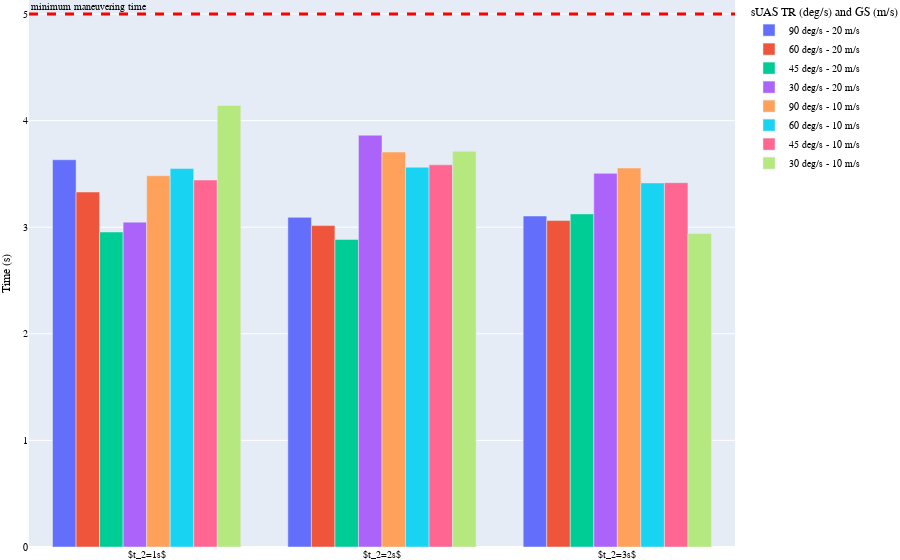

Notebook code for this chart:
### Code cell
import plotly.graph_objects as go
import itertools
t2=['$t_2=1s$', '$t_2=2s$', '$t_2=3s$']
s = [St5tr90h0_mean, St6tr90h0_mean, St7tr90h0_mean]
s1 = list(itertools.chain(*s))
p = [Stt1tr60h0_mean, Stt2tr60h0_mean, Stt3tr60h0_mean]
p1 = list(itertools.chain(*p))
q = [St6tr45h0_mean, St7tr45h0_mean, St8tr45h0_mean]
q1 = list(itertools.chain(*q))
r = [St7tr30h0_mean, St8tr30h0_mean,St9tr30h0_mean]
r1 = list(itertools.chain(*r))

k = [St5vtr90h0_mean, St6vtr90h0_mean, St7vtr90h0_mean]
k1 = list(itertools.chain(*k))
l = [Stt1vtr60h0_mean, Stt2vtr60h0_mean, Stt3vtr60h0_mean]
l1 = list(itertools.chain(*l))
m = [St6vtr45h0_mean, St7vtr45h0_mean, St8vtr45h0_mean]
m1 = list(itertools.chain(*m))

n = [[4.1425], St8vtr30h0_mean,St9vtr30h0_mean ]
n1 = list(itertools.chain(*n))





fig = go.Figure(data=[
    go.Bar(name='90 deg/s - 20 m/s', x=t2, y=s1),
    go.Bar(name='60 deg/s - 20 m/s', x=t2, y=p1),
    go.Bar(name='45 deg/s - 20 m/s', x=t2, y=q1),
    go.Bar(name='30 deg/s - 20 m/s', x=t2, y=r1),
    go.Bar(name='90 deg/s - 10 m/s', x=t2, y=k1),
    go.Bar(name='60 deg/s - 10 m/s', x=t2, y=l1),
    go.Bar(name='45 deg/s - 10 m/s', x=t2, y=m1),
    go.Bar(name='30 deg/s - 10 m/s', x=t2, y=n1)
])
# Change the bar mode
fig.update_layout(barmode='group',margin=go.layout.Margin(
        l=0, #left margin
        r=0, #right margin
        b=0, #bottom margin
        t=0  #top margin
    ),
    #title="Average time of LoWC-WCR ", title_x=0.45, 
    #xaxis_title="Time (s)",
    yaxis_title="Time (s)",
    legend_title="sUAS TR (deg/s) and GS (m/s)",
    font=dict(
        family="Helvetica",
        size=10,
        color="Black"
    )
)
fig.add_hline(y=5, line_width=3, line_dash="dash", line_color="red", annotation_text="minimum maneuvering time", 
              annotation_position="top left")
fig.write_image("images/NotWC.pdf")
fig.show()

### Figure 1 — Plotly figure (JSON) as saved in the notebook; plotly's stock layout.template omitted (floating-point values rounded to 4 significant figures)
{"data": [{"name": "90 deg/s - 20 m/s", "type": "bar", "x": ["$t_2=1s$", "$t_2=2s$", "$t_2=3s$"], "y": [3.632, 3.092, 3.105]}, {"name": "60 deg/s - 20 m/s", "type": "bar", "x": ["$t_2=1s$", "$t_2=2s$", "$t_2=3s$"], "y": [3.33, 3.015, 3.062]}, {"name": "45 deg/s - 20 m/s", "type": "bar", "x": ["$t_2=1s$", "$t_2=2s$", "$t_2=3s$"], "y": [2.955, 2.885, 3.125]}, {"name": "30 deg/s - 20 m/s", "type": "bar", "x": ["$t_2=1s$", "$t_2=2s$", "$t_2=3s$"], "y": [3.047, 3.862, 3.505]}, {"name": "90 deg/s - 10 m/s", "type": "bar", "x": ["$t_2=1s$", "$t_2=2s$", "$t_2=3s$"], "y": [3.482, 3.705, 3.555]}, {"name": "60 deg/s - 10 m/s", "type": "bar", "x": ["$t_2=1s$", "$t_2=2s$", "$t_2=3s$"], "y": [3.55, 3.562, 3.415]}, {"name": "45 deg/s - 10 m/s", "type": "bar", "x": ["$t_2=1s$", "$t_2=2s$", "$t_2=3s$"], "y": [3.442, 3.585, 3.417]}, {"name": "30 deg/s - 10 m/s", "type": "bar", "x": ["$t_2=1s$", "$t_2=2s$", "$t_2=3s$"], "y": [4.143, 3.712, 2.94]}], "layout": {"annotations": [{"showarrow": false, "text": "minimum maneuvering time", "x": 0, "xanchor": "left", "xref": "x domain", "y": 5, "yanchor": "bottom", "yref": "y"}], "autosize": true, "barmode": "group", "font": {"color": "Black", "family": "Helvetica", "size": 10}, "legend": {"title": {"text": "sUAS TR (deg/s) and GS (m/s)"}}, "margin": {"b": 0, "l": 0, "r": 0, "t": 0}, "shapes": [{"line": {"color": "red", "dash": "dash", "width": 3}, "type": "line", "x0": 0, "x1": 1, "xref": "x domain", "y0": 5, "y1": 5, "yref": "y"}], "xaxis": {"autorange": true, "range": [-0.5, 2.5], "type": "category"}, "yaxis": {"autorange": true, "range": [0, 5.221], "title": {"text": "Time (s)"}, "type": "linear"}}}
